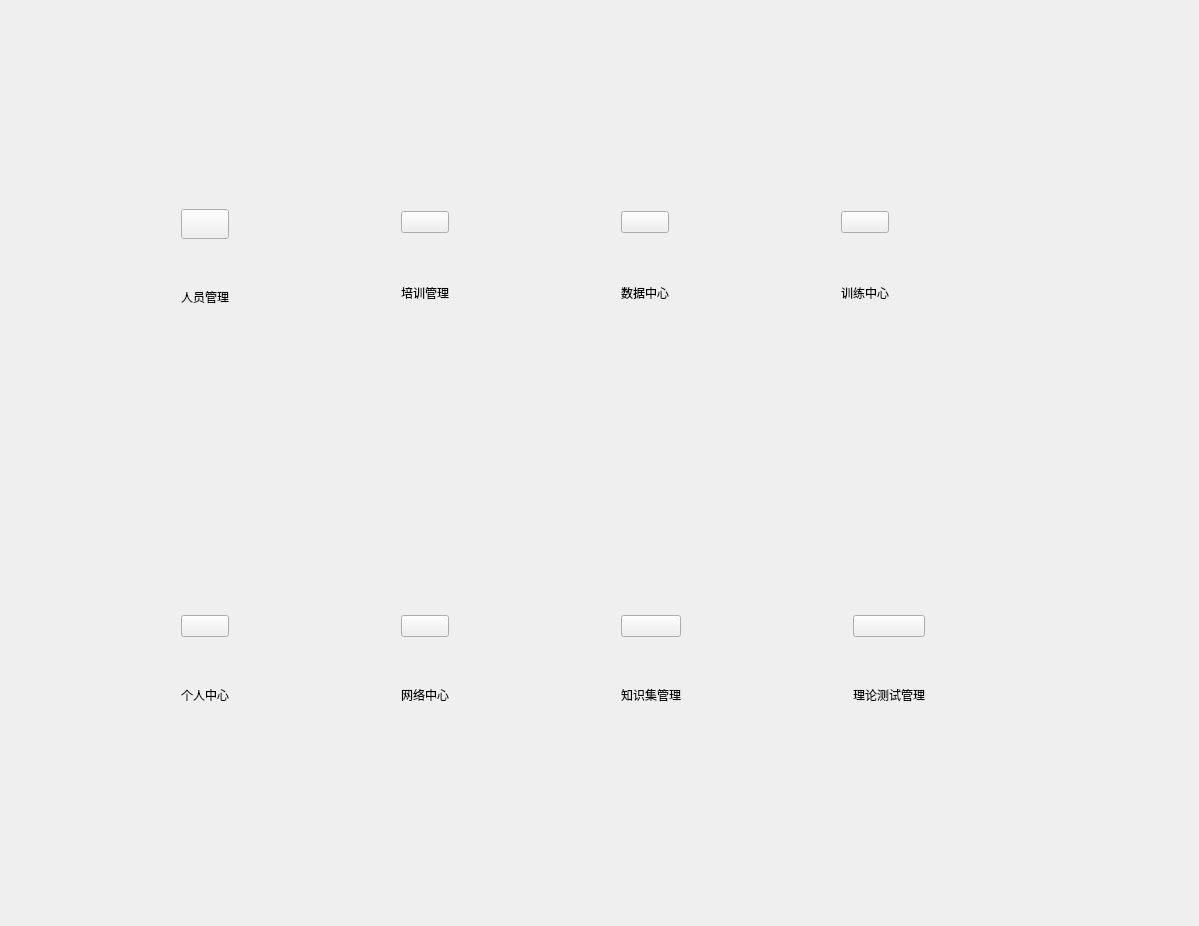
<?xml version="1.0" encoding="UTF-8"?>
<ui version="4.0">
 <class>SYAdminPortalWindow</class>
 <widget class="QWidget" name="SYAdminPortalWindow">
  <property name="geometry">
   <rect>
    <x>0</x>
    <y>0</y>
    <width>1199</width>
    <height>926</height>
   </rect>
  </property>
  <property name="sizePolicy">
   <sizepolicy hsizetype="Expanding" vsizetype="Expanding">
    <horstretch>0</horstretch>
    <verstretch>0</verstretch>
   </sizepolicy>
  </property>
  <property name="windowTitle">
   <string>SimLaparo</string>
  </property>
  <layout class="QHBoxLayout" name="horizontalLayout_2">
   <item>
    <layout class="QVBoxLayout" name="verticalLayout">
     <property name="spacing">
      <number>100</number>
     </property>
     <property name="leftMargin">
      <number>170</number>
     </property>
     <item>
      <layout class="QHBoxLayout" name="horizontalLayout">
       <property name="spacing">
        <number>172</number>
       </property>
       <item>
        <layout class="QVBoxLayout" name="verticalLayout_6">
         <property name="spacing">
          <number>0</number>
         </property>
         <item>
          <widget class="QPushButton" name="bt_personmgr">
           <property name="minimumSize">
            <size>
             <width>30</width>
             <height>30</height>
            </size>
           </property>
           <property name="maximumSize">
            <size>
             <width>16777215</width>
             <height>16777215</height>
            </size>
           </property>
           <property name="text">
            <string/>
           </property>
          </widget>
         </item>
         <item>
          <spacer name="verticalSpacer">
           <property name="orientation">
            <enum>Qt::Vertical</enum>
           </property>
           <property name="sizeType">
            <enum>QSizePolicy::Fixed</enum>
           </property>
           <property name="sizeHint" stdset="0">
            <size>
             <width>20</width>
             <height>38</height>
            </size>
           </property>
          </spacer>
         </item>
         <item>
          <widget class="QLabel" name="label">
           <property name="minimumSize">
            <size>
             <width>0</width>
             <height>40</height>
            </size>
           </property>
           <property name="maximumSize">
            <size>
             <width>16777215</width>
             <height>40</height>
            </size>
           </property>
           <property name="text">
            <string>人员管理</string>
           </property>
           <property name="alignment">
            <set>Qt::AlignCenter</set>
           </property>
          </widget>
         </item>
        </layout>
       </item>
       <item>
        <layout class="QVBoxLayout" name="verticalLayout_5">
         <property name="spacing">
          <number>0</number>
         </property>
         <item>
          <widget class="QPushButton" name="bt_studymgr">
           <property name="text">
            <string/>
           </property>
          </widget>
         </item>
         <item>
          <spacer name="verticalSpacer_2">
           <property name="orientation">
            <enum>Qt::Vertical</enum>
           </property>
           <property name="sizeType">
            <enum>QSizePolicy::Fixed</enum>
           </property>
           <property name="sizeHint" stdset="0">
            <size>
             <width>20</width>
             <height>38</height>
            </size>
           </property>
          </spacer>
         </item>
         <item>
          <widget class="QLabel" name="label_2">
           <property name="minimumSize">
            <size>
             <width>0</width>
             <height>40</height>
            </size>
           </property>
           <property name="maximumSize">
            <size>
             <width>16777215</width>
             <height>40</height>
            </size>
           </property>
           <property name="text">
            <string>培训管理</string>
           </property>
           <property name="alignment">
            <set>Qt::AlignCenter</set>
           </property>
          </widget>
         </item>
        </layout>
       </item>
       <item>
        <layout class="QVBoxLayout" name="verticalLayout_4">
         <property name="spacing">
          <number>0</number>
         </property>
         <item>
          <widget class="QPushButton" name="bt_datacenter">
           <property name="text">
            <string/>
           </property>
          </widget>
         </item>
         <item>
          <spacer name="verticalSpacer_3">
           <property name="orientation">
            <enum>Qt::Vertical</enum>
           </property>
           <property name="sizeType">
            <enum>QSizePolicy::Fixed</enum>
           </property>
           <property name="sizeHint" stdset="0">
            <size>
             <width>20</width>
             <height>38</height>
            </size>
           </property>
          </spacer>
         </item>
         <item>
          <widget class="QLabel" name="label_5">
           <property name="minimumSize">
            <size>
             <width>0</width>
             <height>40</height>
            </size>
           </property>
           <property name="maximumSize">
            <size>
             <width>16777215</width>
             <height>40</height>
            </size>
           </property>
           <property name="text">
            <string>数据中心</string>
           </property>
           <property name="alignment">
            <set>Qt::AlignCenter</set>
           </property>
          </widget>
         </item>
        </layout>
       </item>
       <item>
        <layout class="QVBoxLayout" name="verticalLayout_2">
         <property name="spacing">
          <number>0</number>
         </property>
         <item>
          <widget class="QPushButton" name="bt_traincenter">
           <property name="text">
            <string/>
           </property>
          </widget>
         </item>
         <item>
          <spacer name="verticalSpacer_4">
           <property name="orientation">
            <enum>Qt::Vertical</enum>
           </property>
           <property name="sizeType">
            <enum>QSizePolicy::Fixed</enum>
           </property>
           <property name="sizeHint" stdset="0">
            <size>
             <width>20</width>
             <height>38</height>
            </size>
           </property>
          </spacer>
         </item>
         <item>
          <widget class="QLabel" name="label_4">
           <property name="minimumSize">
            <size>
             <width>0</width>
             <height>40</height>
            </size>
           </property>
           <property name="maximumSize">
            <size>
             <width>16777215</width>
             <height>40</height>
            </size>
           </property>
           <property name="text">
            <string>训练中心</string>
           </property>
           <property name="alignment">
            <set>Qt::AlignCenter</set>
           </property>
          </widget>
         </item>
        </layout>
       </item>
       <item>
        <spacer name="horizontalSpacer">
         <property name="orientation">
          <enum>Qt::Horizontal</enum>
         </property>
         <property name="sizeHint" stdset="0">
          <size>
           <width>40</width>
           <height>20</height>
          </size>
         </property>
        </spacer>
       </item>
      </layout>
     </item>
     <item>
      <layout class="QHBoxLayout" name="horizontalLayout_3">
       <property name="spacing">
        <number>172</number>
       </property>
       <item>
        <layout class="QVBoxLayout" name="verticalLayout_9">
         <property name="spacing">
          <number>0</number>
         </property>
         <item>
          <widget class="QPushButton" name="bt_personcenter">
           <property name="text">
            <string/>
           </property>
          </widget>
         </item>
         <item>
          <spacer name="verticalSpacer_5">
           <property name="orientation">
            <enum>Qt::Vertical</enum>
           </property>
           <property name="sizeType">
            <enum>QSizePolicy::Fixed</enum>
           </property>
           <property name="sizeHint" stdset="0">
            <size>
             <width>20</width>
             <height>38</height>
            </size>
           </property>
          </spacer>
         </item>
         <item>
          <widget class="QLabel" name="label_3">
           <property name="minimumSize">
            <size>
             <width>0</width>
             <height>40</height>
            </size>
           </property>
           <property name="maximumSize">
            <size>
             <width>16777215</width>
             <height>40</height>
            </size>
           </property>
           <property name="text">
            <string>个人中心</string>
           </property>
           <property name="alignment">
            <set>Qt::AlignCenter</set>
           </property>
          </widget>
         </item>
        </layout>
       </item>
       <item>
        <layout class="QVBoxLayout" name="verticalLayout_12">
         <property name="spacing">
          <number>0</number>
         </property>
         <item>
          <widget class="QPushButton" name="bt_networkCenter">
           <property name="text">
            <string/>
           </property>
          </widget>
         </item>
         <item>
          <spacer name="verticalSpacer_8">
           <property name="orientation">
            <enum>Qt::Vertical</enum>
           </property>
           <property name="sizeType">
            <enum>QSizePolicy::Fixed</enum>
           </property>
           <property name="sizeHint" stdset="0">
            <size>
             <width>20</width>
             <height>38</height>
            </size>
           </property>
          </spacer>
         </item>
         <item>
          <widget class="QLabel" name="label_7">
           <property name="minimumSize">
            <size>
             <width>0</width>
             <height>40</height>
            </size>
           </property>
           <property name="maximumSize">
            <size>
             <width>16777215</width>
             <height>40</height>
            </size>
           </property>
           <property name="text">
            <string>网络中心</string>
           </property>
           <property name="alignment">
            <set>Qt::AlignCenter</set>
           </property>
          </widget>
         </item>
        </layout>
       </item>
       <item>
        <layout class="QVBoxLayout" name="verticalLayout_15">
         <property name="spacing">
          <number>0</number>
         </property>
         <item>
          <widget class="QPushButton" name="bt_knowledgemgr">
           <property name="text">
            <string/>
           </property>
          </widget>
         </item>
         <item>
          <spacer name="verticalSpacer_11">
           <property name="orientation">
            <enum>Qt::Vertical</enum>
           </property>
           <property name="sizeType">
            <enum>QSizePolicy::Fixed</enum>
           </property>
           <property name="sizeHint" stdset="0">
            <size>
             <width>20</width>
             <height>38</height>
            </size>
           </property>
          </spacer>
         </item>
         <item>
          <widget class="QLabel" name="label_11">
           <property name="minimumSize">
            <size>
             <width>0</width>
             <height>40</height>
            </size>
           </property>
           <property name="maximumSize">
            <size>
             <width>16777215</width>
             <height>40</height>
            </size>
           </property>
           <property name="text">
            <string>知识集管理</string>
           </property>
           <property name="alignment">
            <set>Qt::AlignCenter</set>
           </property>
          </widget>
         </item>
        </layout>
       </item>
       <item>
        <layout class="QVBoxLayout" name="verticalLayout_16">
         <property name="spacing">
          <number>0</number>
         </property>
         <item>
          <widget class="QPushButton" name="bt_theoryTestmgr">
           <property name="text">
            <string/>
           </property>
          </widget>
         </item>
         <item>
          <spacer name="verticalSpacer_12">
           <property name="orientation">
            <enum>Qt::Vertical</enum>
           </property>
           <property name="sizeType">
            <enum>QSizePolicy::Fixed</enum>
           </property>
           <property name="sizeHint" stdset="0">
            <size>
             <width>20</width>
             <height>38</height>
            </size>
           </property>
          </spacer>
         </item>
         <item>
          <widget class="QLabel" name="label_12">
           <property name="minimumSize">
            <size>
             <width>0</width>
             <height>40</height>
            </size>
           </property>
           <property name="maximumSize">
            <size>
             <width>16777215</width>
             <height>40</height>
            </size>
           </property>
           <property name="text">
            <string>理论测试管理</string>
           </property>
           <property name="alignment">
            <set>Qt::AlignCenter</set>
           </property>
          </widget>
         </item>
        </layout>
       </item>
       <item>
        <spacer name="horizontalSpacer_4">
         <property name="orientation">
          <enum>Qt::Horizontal</enum>
         </property>
         <property name="sizeHint" stdset="0">
          <size>
           <width>40</width>
           <height>20</height>
          </size>
         </property>
        </spacer>
       </item>
      </layout>
     </item>
    </layout>
   </item>
  </layout>
 </widget>
 <resources/>
 <connections/>
</ui>
